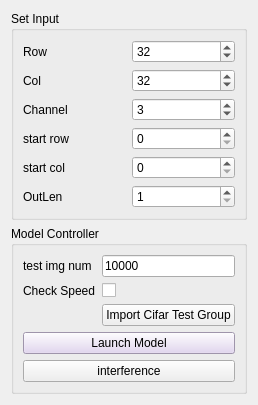
      <widget class="QWidget" name="tab">
       <attribute name="title">
        <string>Basic</string>
       </attribute>
       <layout class="QGridLayout" name="gridLayout_11">
        <item row="0" column="0">
         <widget class="QGroupBox" name="groupBox_2">
          <property name="sizePolicy">
           <sizepolicy hsizetype="Minimum" vsizetype="Preferred">
            <horstretch>0</horstretch>
            <verstretch>0</verstretch>
           </sizepolicy>
          </property>
          <property name="title">
           <string>Set Input</string>
          </property>
          <layout class="QGridLayout" name="gridLayout_3">
           <item row="2" column="1">
            <widget class="QSpinBox" name="spinBox_cols">
             <property name="enabled">
              <bool>true</bool>
             </property>
             <property name="sizePolicy">
              <sizepolicy hsizetype="Preferred" vsizetype="Fixed">
               <horstretch>0</horstretch>
               <verstretch>0</verstretch>
              </sizepolicy>
             </property>
             <property name="minimum">
              <number>2</number>
             </property>
             <property name="value">
              <number>32</number>
             </property>
            </widget>
           </item>
           <item row="5" column="1">
            <widget class="QSpinBox" name="spinBox_2"/>
           </item>
           <item row="3" column="1">
            <widget class="QSpinBox" name="spinBox_chans">
             <property name="enabled">
              <bool>true</bool>
             </property>
             <property name="sizePolicy">
              <sizepolicy hsizetype="Preferred" vsizetype="Fixed">
               <horstretch>0</horstretch>
               <verstretch>0</verstretch>
              </sizepolicy>
             </property>
             <property name="minimum">
              <number>1</number>
             </property>
             <property name="value">
              <number>3</number>
             </property>
            </widget>
           </item>
           <item row="6" column="0">
            <widget class="QLabel" name="label_6">
             <property name="text">
              <string>OutLen</string>
             </property>
            </widget>
           </item>
           <item row="6" column="1">
            <widget class="QSpinBox" name="spinB_ExpectedOutLen">
             <property name="sizePolicy">
              <sizepolicy hsizetype="Preferred" vsizetype="Fixed">
               <horstretch>0</horstretch>
               <verstretch>0</verstretch>
              </sizepolicy>
             </property>
             <property name="minimum">
              <number>1</number>
             </property>
            </widget>
           </item>
           <item row="4" column="1">
            <widget class="QSpinBox" name="spinBox"/>
           </item>
           <item row="2" column="0">
            <widget class="QLabel" name="label_8">
             <property name="text">
              <string>Col</string>
             </property>
            </widget>
           </item>
           <item row="4" column="0">
            <widget class="QLabel" name="label_17">
             <property name="text">
              <string>start row</string>
             </property>
            </widget>
           </item>
           <item row="1" column="1">
            <widget class="QSpinBox" name="spinBox_rows">
             <property name="enabled">
              <bool>true</bool>
             </property>
             <property name="sizePolicy">
              <sizepolicy hsizetype="Preferred" vsizetype="Fixed">
               <horstretch>0</horstretch>
               <verstretch>0</verstretch>
              </sizepolicy>
             </property>
             <property name="minimum">
              <number>2</number>
             </property>
             <property name="value">
              <number>32</number>
             </property>
            </widget>
           </item>
           <item row="5" column="0">
            <widget class="QLabel" name="label_19">
             <property name="text">
              <string>start col</string>
             </property>
            </widget>
           </item>
           <item row="1" column="0">
            <widget class="QLabel" name="label_7">
             <property name="text">
              <string>Row</string>
             </property>
            </widget>
           </item>
           <item row="3" column="0">
            <widget class="QLabel" name="label_9">
             <property name="text">
              <string>Channel</string>
             </property>
            </widget>
           </item>
          </layout>
         </widget>
        </item>
        <item row="1" column="0">
         <widget class="QGroupBox" name="groupBox_6">
          <property name="sizePolicy">
           <sizepolicy hsizetype="Minimum" vsizetype="Preferred">
            <horstretch>0</horstretch>
            <verstretch>0</verstretch>
           </sizepolicy>
          </property>
          <property name="title">
           <string>Model Controller</string>
          </property>
          <layout class="QGridLayout" name="gridLayout_7">
           <item row="1" column="0">
            <widget class="QLabel" name="label_13">
             <property name="text">
              <string>Check Speed</string>
             </property>
            </widget>
           </item>
           <item row="4" column="0" colspan="2">
            <widget class="QPushButton" name="pushButton_LaunchModel">
             <property name="sizePolicy">
              <sizepolicy hsizetype="Preferred" vsizetype="Preferred">
               <horstretch>0</horstretch>
               <verstretch>0</verstretch>
              </sizepolicy>
             </property>
             <property name="palette">
              <palette>
               <active>
                <colorrole role="WindowText">
                 <brush brushstyle="SolidPattern">
                  <color alpha="255">
                   <red>0</red>
                   <green>0</green>
                   <blue>0</blue>
                  </color>
                 </brush>
                </colorrole>
                <colorrole role="Button">
                 <brush brushstyle="SolidPattern">
                  <color alpha="255">
                   <red>223</red>
                   <green>208</green>
                   <blue>240</blue>
                  </color>
                 </brush>
                </colorrole>
                <colorrole role="Light">
                 <brush brushstyle="SolidPattern">
                  <color alpha="255">
                   <red>255</red>
                   <green>255</green>
                   <blue>255</blue>
                  </color>
                 </brush>
                </colorrole>
                <colorrole role="Midlight">
                 <brush brushstyle="SolidPattern">
                  <color alpha="255">
                   <red>239</red>
                   <green>231</green>
                   <blue>247</blue>
                  </color>
                 </brush>
                </colorrole>
                <colorrole role="Dark">
                 <brush brushstyle="SolidPattern">
                  <color alpha="255">
                   <red>111</red>
                   <green>104</green>
                   <blue>120</blue>
                  </color>
                 </brush>
                </colorrole>
                <colorrole role="Mid">
                 <brush brushstyle="SolidPattern">
                  <color alpha="255">
                   <red>149</red>
                   <green>139</green>
                   <blue>160</blue>
                  </color>
                 </brush>
                </colorrole>
                <colorrole role="Text">
                 <brush brushstyle="SolidPattern">
                  <color alpha="255">
                   <red>0</red>
                   <green>0</green>
                   <blue>0</blue>
                  </color>
                 </brush>
                </colorrole>
                <colorrole role="BrightText">
                 <brush brushstyle="SolidPattern">
                  <color alpha="255">
                   <red>255</red>
                   <green>255</green>
                   <blue>255</blue>
                  </color>
                 </brush>
                </colorrole>
                <colorrole role="ButtonText">
                 <brush brushstyle="SolidPattern">
                  <color alpha="255">
                   <red>0</red>
                   <green>0</green>
                   <blue>0</blue>
                  </color>
                 </brush>
                </colorrole>
                <colorrole role="Base">
                 <brush brushstyle="SolidPattern">
                  <color alpha="255">
                   <red>255</red>
                   <green>255</green>
                   <blue>255</blue>
                  </color>
                 </brush>
                </colorrole>
                <colorrole role="Window">
                 <brush brushstyle="SolidPattern">
                  <color alpha="255">
                   <red>223</red>
                   <green>208</green>
                   <blue>240</blue>
                  </color>
                 </brush>
                </colorrole>
                <colorrole role="Shadow">
                 <brush brushstyle="SolidPattern">
                  <color alpha="255">
                   <red>0</red>
                   <green>0</green>
                   <blue>0</blue>
                  </color>
                 </brush>
                </colorrole>
                <colorrole role="AlternateBase">
                 <brush brushstyle="SolidPattern">
                  <color alpha="255">
                   <red>239</red>
                   <green>231</green>
                   <blue>247</blue>
                  </color>
                 </brush>
                </colorrole>
                <colorrole role="ToolTipBase">
                 <brush brushstyle="SolidPattern">
                  <color alpha="255">
                   <red>255</red>
                   <green>255</green>
                   <blue>220</blue>
                  </color>
                 </brush>
                </colorrole>
                <colorrole role="ToolTipText">
                 <brush brushstyle="SolidPattern">
                  <color alpha="255">
                   <red>0</red>
                   <green>0</green>
                   <blue>0</blue>
                  </color>
                 </brush>
                </colorrole>
               </active>
               <inactive>
                <colorrole role="WindowText">
                 <brush brushstyle="SolidPattern">
                  <color alpha="255">
                   <red>0</red>
                   <green>0</green>
                   <blue>0</blue>
                  </color>
                 </brush>
                </colorrole>
                <colorrole role="Button">
                 <brush brushstyle="SolidPattern">
                  <color alpha="255">
                   <red>223</red>
                   <green>208</green>
                   <blue>240</blue>
                  </color>
                 </brush>
                </colorrole>
                <colorrole role="Light">
                 <brush brushstyle="SolidPattern">
                  <color alpha="255">
                   <red>255</red>
                   <green>255</green>
                   <blue>255</blue>
                  </color>
                 </brush>
                </colorrole>
                <colorrole role="Midlight">
                 <brush brushstyle="SolidPattern">
                  <color alpha="255">
                   <red>239</red>
                   <green>231</green>
                   <blue>247</blue>
                  </color>
                 </brush>
                </colorrole>
                <colorrole role="Dark">
                 <brush brushstyle="SolidPattern">
                  <color alpha="255">
                   <red>111</red>
                   <green>104</green>
                   <blue>120</blue>
                  </color>
                 </brush>
                </colorrole>
                <colorrole role="Mid">
                 <brush brushstyle="SolidPattern">
                  <color alpha="255">
                   <red>149</red>
                   <green>139</green>
                   <blue>160</blue>
                  </color>
                 </brush>
                </colorrole>
                <colorrole role="Text">
                 <brush brushstyle="SolidPattern">
                  <color alpha="255">
                   <red>0</red>
                   <green>0</green>
                   <blue>0</blue>
                  </color>
                 </brush>
                </colorrole>
                <colorrole role="BrightText">
                 <brush brushstyle="SolidPattern">
                  <color alpha="255">
                   <red>255</red>
                   <green>255</green>
                   <blue>255</blue>
                  </color>
                 </brush>
                </colorrole>
                <colorrole role="ButtonText">
                 <brush brushstyle="SolidPattern">
                  <color alpha="255">
                   <red>0</red>
                   <green>0</green>
                   <blue>0</blue>
                  </color>
                 </brush>
                </colorrole>
                <colorrole role="Base">
                 <brush brushstyle="SolidPattern">
                  <color alpha="255">
                   <red>255</red>
                   <green>255</green>
                   <blue>255</blue>
                  </color>
                 </brush>
                </colorrole>
                <colorrole role="Window">
                 <brush brushstyle="SolidPattern">
                  <color alpha="255">
                   <red>223</red>
                   <green>208</green>
                   <blue>240</blue>
                  </color>
                 </brush>
                </colorrole>
                <colorrole role="Shadow">
                 <brush brushstyle="SolidPattern">
                  <color alpha="255">
                   <red>0</red>
                   <green>0</green>
                   <blue>0</blue>
                  </color>
                 </brush>
                </colorrole>
                <colorrole role="AlternateBase">
                 <brush brushstyle="SolidPattern">
                  <color alpha="255">
                   <red>239</red>
                   <green>231</green>
                   <blue>247</blue>
                  </color>
                 </brush>
                </colorrole>
                <colorrole role="ToolTipBase">
                 <brush brushstyle="SolidPattern">
                  <color alpha="255">
                   <red>255</red>
                   <green>255</green>
                   <blue>220</blue>
                  </color>
                 </brush>
                </colorrole>
                <colorrole role="ToolTipText">
                 <brush brushstyle="SolidPattern">
                  <color alpha="255">
                   <red>0</red>
                   <green>0</green>
                   <blue>0</blue>
                  </color>
                 </brush>
                </colorrole>
               </inactive>
               <disabled>
                <colorrole role="WindowText">
                 <brush brushstyle="SolidPattern">
                  <color alpha="255">
                   <red>111</red>
                   <green>104</green>
                   <blue>120</blue>
                  </color>
                 </brush>
                </colorrole>
                <colorrole role="Button">
                 <brush brushstyle="SolidPattern">
                  <color alpha="255">
                   <red>223</red>
                   <green>208</green>
                   <blue>240</blue>
                  </color>
                 </brush>
                </colorrole>
                <colorrole role="Light">
                 <brush brushstyle="SolidPattern">
                  <color alpha="255">
                   <red>255</red>
                   <green>255</green>
                   <blue>255</blue>
                  </color>
                 </brush>
                </colorrole>
                <colorrole role="Midlight">
                 <brush brushstyle="SolidPattern">
                  <color alpha="255">
                   <red>239</red>
                   <green>231</green>
                   <blue>247</blue>
                  </color>
                 </brush>
                </colorrole>
                <colorrole role="Dark">
                 <brush brushstyle="SolidPattern">
                  <color alpha="255">
                   <red>111</red>
                   <green>104</green>
                   <blue>120</blue>
                  </color>
                 </brush>
                </colorrole>
                <colorrole role="Mid">
                 <brush brushstyle="SolidPattern">
                  <color alpha="255">
                   <red>149</red>
                   <green>139</green>
                   <blue>160</blue>
                  </color>
                 </brush>
                </colorrole>
                <colorrole role="Text">
                 <brush brushstyle="SolidPattern">
                  <color alpha="255">
                   <red>111</red>
                   <green>104</green>
                   <blue>120</blue>
                  </color>
                 </brush>
                </colorrole>
                <colorrole role="BrightText">
                 <brush brushstyle="SolidPattern">
                  <color alpha="255">
                   <red>255</red>
                   <green>255</green>
                   <blue>255</blue>
                  </color>
                 </brush>
                </colorrole>
                <colorrole role="ButtonText">
                 <brush brushstyle="SolidPattern">
                  <color alpha="255">
                   <red>111</red>
                   <green>104</green>
                   <blue>120</blue>
                  </color>
                 </brush>
                </colorrole>
                <colorrole role="Base">
                 <brush brushstyle="SolidPattern">
                  <color alpha="255">
                   <red>223</red>
                   <green>208</green>
                   <blue>240</blue>
                  </color>
                 </brush>
                </colorrole>
                <colorrole role="Window">
                 <brush brushstyle="SolidPattern">
                  <color alpha="255">
                   <red>223</red>
                   <green>208</green>
                   <blue>240</blue>
                  </color>
                 </brush>
                </colorrole>
                <colorrole role="Shadow">
                 <brush brushstyle="SolidPattern">
                  <color alpha="255">
                   <red>0</red>
                   <green>0</green>
                   <blue>0</blue>
                  </color>
                 </brush>
                </colorrole>
                <colorrole role="AlternateBase">
                 <brush brushstyle="SolidPattern">
                  <color alpha="255">
                   <red>223</red>
                   <green>208</green>
                   <blue>240</blue>
                  </color>
                 </brush>
                </colorrole>
                <colorrole role="ToolTipBase">
                 <brush brushstyle="SolidPattern">
                  <color alpha="255">
                   <red>255</red>
                   <green>255</green>
                   <blue>220</blue>
                  </color>
                 </brush>
                </colorrole>
                <colorrole role="ToolTipText">
                 <brush brushstyle="SolidPattern">
                  <color alpha="255">
                   <red>0</red>
                   <green>0</green>
                   <blue>0</blue>
                  </color>
                 </brush>
                </colorrole>
               </disabled>
              </palette>
             </property>
             <property name="text">
              <string>Launch Model</string>
             </property>
             <property name="flat">
              <bool>false</bool>
             </property>
            </widget>
           </item>
           <item row="0" column="1">
            <widget class="QLineEdit" name="lineEdit_testImgNum">
             <property name="sizePolicy">
              <sizepolicy hsizetype="Preferred" vsizetype="Fixed">
               <horstretch>0</horstretch>
               <verstretch>0</verstretch>
              </sizepolicy>
             </property>
             <property name="text">
              <string>10000</string>
             </property>
            </widget>
           </item>
           <item row="0" column="0">
            <widget class="QLabel" name="label_20">
             <property name="text">
              <string>test img num</string>
             </property>
            </widget>
           </item>
           <item row="3" column="1">
            <widget class="QPushButton" name="pushButton_cifarTest">
             <property name="text">
              <string>Import Cifar Test Group</string>
             </property>
            </widget>
           </item>
           <item row="1" column="1">
            <widget class="QCheckBox" name="checkBox_checkSpeed">
             <property name="text">
              <string/>
             </property>
            </widget>
           </item>
           <item row="5" column="0" colspan="2">
            <widget class="QPushButton" name="pushButton_interference">
             <property name="text">
              <string>interference</string>
             </property>
            </widget>
           </item>
          </layout>
         </widget>
        </item>
       </layout>
      </widget>
